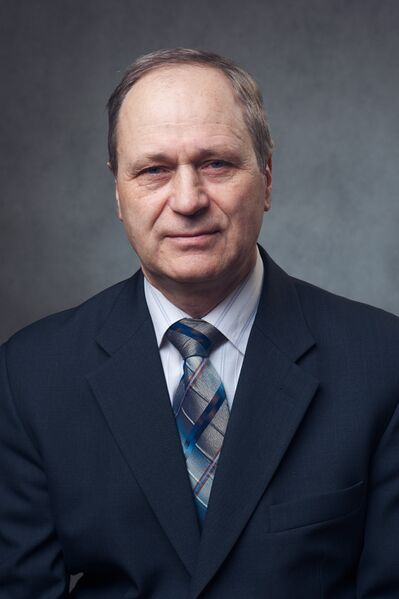
#> input picture Math/ConfMaps/polovos.jpeg, 399 x 599 px, found by its file name
$ jupyter execute comaps.ipynb
#> lines starting #> are read from the running program, lines starting #| are printed output that depends on the picture
#> further down, image is the input picture: shape (599, 399, 3); mean B, G, R 79.3, 69.2, 68.5
[cell 1]
import cv2 as cv
import numpy as np
from matplotlib import pylab as plt

[cell 2]
def comap(image_first , func):
    image = image_first.copy()
    X = image.shape[0]
#> X = 599
    Y = image.shape[1]
#> Y = 399
    image = image*0
#> image: shape (599, 399, 3); every value is 0
    print(X,Y)
#| 599 399
    for i in range(X):
        for k in range(Y):
            point = np.complex(i + k*1j)
            point = func(point,X,Y)
            x = int(np.real(point))
            y = int(np.imag(point))
            if x < X and y < Y and 0 <= x and 0<= y :
                image[x][y] = image_first[i][k]
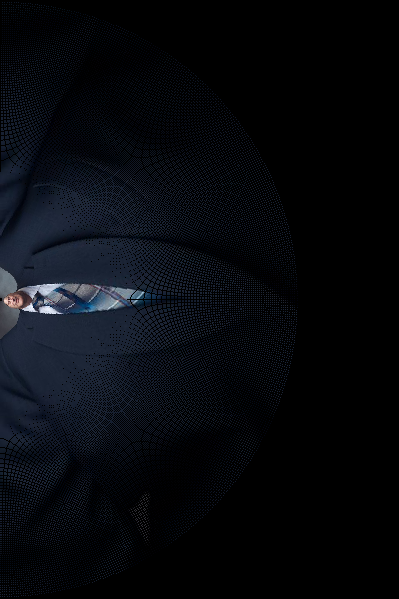
#> image: shape (599, 399, 3); mean B, G, R 13.5, 9.2, 7
    plt.imshow(image)
    return image

[cell 3]
def frac_lin(point,X,Y):
     return 500*(point - 200)/(point + 50)
def exp_test(point, X,Y):
     return np.exp(point*np.pi/Y)*X/2/np.exp(np.pi*X/Y)+X/2

[cell 4]
image = cv.imread('C:/Users/user/Desktop/Programming/thunderstormxx/polovos.jpeg')
image = comap(image,exp_test)
cv.imwrite('C:/Users/user/Desktop/Programming/thunderstormxx/polovos_exponentny.jpeg', image)
#> Out = True
